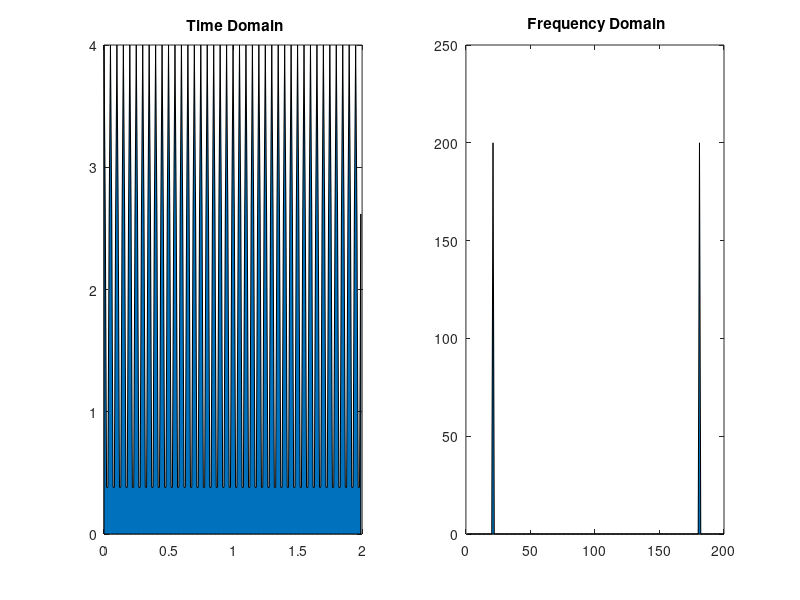

This figure's MATLAB source:
clc;
clear all;
close all;

Fs=100;
f=10;
Ts=1/Fs;
T=2;
t=0:Ts:T-Ts;
N=length(t);

x=2*cos(2*pi*f*t);
fx=fft(x);

subplot(1,2,1);
area(t,abs(x.^2));
title(' Time Domain');

subplot(1,2,2);
area(abs(fx));
title(' Frequency Domain');

E1_timedomain=sum(abs(x.^2))
E1_frequdomain=sum(abs(fx.^2))/N